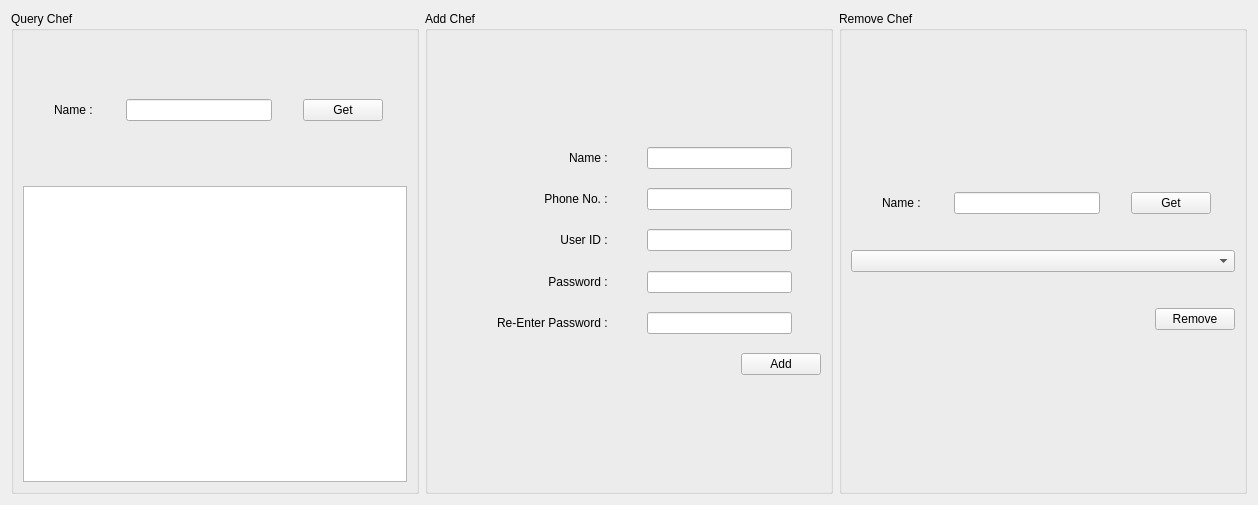
     <widget class="QWidget" name="tab">
      <attribute name="title">
       <string>Manage Chef</string>
      </attribute>
      <layout class="QHBoxLayout" name="horizontalLayout_4" stretch="1,1,1">
       <item>
        <widget class="QGroupBox" name="groupBox_3">
         <property name="title">
          <string>Query Chef</string>
         </property>
         <layout class="QVBoxLayout" name="verticalLayout_10" stretch="3,2,3,15">
          <item>
           <spacer name="verticalSpacer_11">
            <property name="orientation">
             <enum>Qt::Vertical</enum>
            </property>
            <property name="sizeHint" stdset="0">
             <size>
              <width>20</width>
              <height>40</height>
             </size>
            </property>
           </spacer>
          </item>
          <item>
           <layout class="QHBoxLayout" name="horizontalLayout_13" stretch="1,2,1,6,1,2,1">
            <item>
             <spacer name="horizontalSpacer_31">
              <property name="orientation">
               <enum>Qt::Horizontal</enum>
              </property>
              <property name="sizeHint" stdset="0">
               <size>
                <width>40</width>
                <height>20</height>
               </size>
              </property>
             </spacer>
            </item>
            <item>
             <widget class="QLabel" name="label_10">
              <property name="text">
               <string>Name : </string>
              </property>
              <property name="alignment">
               <set>Qt::AlignRight|Qt::AlignTrailing|Qt::AlignVCenter</set>
              </property>
             </widget>
            </item>
            <item>
             <spacer name="horizontalSpacer_32">
              <property name="orientation">
               <enum>Qt::Horizontal</enum>
              </property>
              <property name="sizeHint" stdset="0">
               <size>
                <width>40</width>
                <height>20</height>
               </size>
              </property>
             </spacer>
            </item>
            <item>
             <widget class="QLineEdit" name="le_query_chef">
              <property name="maxLength">
               <number>30</number>
              </property>
             </widget>
            </item>
            <item>
             <spacer name="horizontalSpacer_33">
              <property name="orientation">
               <enum>Qt::Horizontal</enum>
              </property>
              <property name="sizeHint" stdset="0">
               <size>
                <width>40</width>
                <height>20</height>
               </size>
              </property>
             </spacer>
            </item>
            <item>
             <widget class="QPushButton" name="bt_query_get_chef">
              <property name="text">
               <string>Get</string>
              </property>
             </widget>
            </item>
            <item>
             <spacer name="horizontalSpacer_34">
              <property name="orientation">
               <enum>Qt::Horizontal</enum>
              </property>
              <property name="sizeHint" stdset="0">
               <size>
                <width>40</width>
                <height>20</height>
               </size>
              </property>
             </spacer>
            </item>
           </layout>
          </item>
          <item>
           <spacer name="verticalSpacer_12">
            <property name="orientation">
             <enum>Qt::Vertical</enum>
            </property>
            <property name="sizeHint" stdset="0">
             <size>
              <width>20</width>
              <height>40</height>
             </size>
            </property>
           </spacer>
          </item>
          <item>
           <widget class="QTextBrowser" name="tb_chef_list"/>
          </item>
         </layout>
        </widget>
       </item>
       <item>
        <widget class="QGroupBox" name="groupBox_2">
         <property name="title">
          <string>Add Chef</string>
         </property>
         <layout class="QVBoxLayout" name="verticalLayout_9" stretch="8,2,1,2,1,2,1,2,1,2,1,2,8">
          <item>
           <spacer name="verticalSpacer_4">
            <property name="orientation">
             <enum>Qt::Vertical</enum>
            </property>
            <property name="sizeHint" stdset="0">
             <size>
              <width>20</width>
              <height>40</height>
             </size>
            </property>
           </spacer>
          </item>
          <item>
           <layout class="QHBoxLayout" name="horizontalLayout_7" stretch="1,5,1,5,1">
            <item>
             <spacer name="horizontalSpacer_16">
              <property name="orientation">
               <enum>Qt::Horizontal</enum>
              </property>
              <property name="sizeHint" stdset="0">
               <size>
                <width>40</width>
                <height>20</height>
               </size>
              </property>
             </spacer>
            </item>
            <item>
             <widget class="QLabel" name="label_5">
              <property name="text">
               <string>Name : </string>
              </property>
              <property name="alignment">
               <set>Qt::AlignRight|Qt::AlignTrailing|Qt::AlignVCenter</set>
              </property>
             </widget>
            </item>
            <item>
             <spacer name="horizontalSpacer_17">
              <property name="orientation">
               <enum>Qt::Horizontal</enum>
              </property>
              <property name="sizeHint" stdset="0">
               <size>
                <width>40</width>
                <height>20</height>
               </size>
              </property>
             </spacer>
            </item>
            <item>
             <widget class="QLineEdit" name="le_name">
              <property name="maxLength">
               <number>30</number>
              </property>
             </widget>
            </item>
            <item>
             <spacer name="horizontalSpacer_20">
              <property name="orientation">
               <enum>Qt::Horizontal</enum>
              </property>
              <property name="sizeHint" stdset="0">
               <size>
                <width>40</width>
                <height>20</height>
               </size>
              </property>
             </spacer>
            </item>
           </layout>
          </item>
          <item>
           <spacer name="verticalSpacer_5">
            <property name="orientation">
             <enum>Qt::Vertical</enum>
            </property>
            <property name="sizeHint" stdset="0">
             <size>
              <width>20</width>
              <height>40</height>
             </size>
            </property>
           </spacer>
          </item>
          <item>
           <layout class="QHBoxLayout" name="horizontalLayout_8" stretch="1,5,1,5,1">
            <item>
             <spacer name="horizontalSpacer_18">
              <property name="orientation">
               <enum>Qt::Horizontal</enum>
              </property>
              <property name="sizeHint" stdset="0">
               <size>
                <width>40</width>
                <height>20</height>
               </size>
              </property>
             </spacer>
            </item>
            <item>
             <widget class="QLabel" name="label_6">
              <property name="text">
               <string>Phone No. : </string>
              </property>
              <property name="alignment">
               <set>Qt::AlignRight|Qt::AlignTrailing|Qt::AlignVCenter</set>
              </property>
             </widget>
            </item>
            <item>
             <spacer name="horizontalSpacer_19">
              <property name="orientation">
               <enum>Qt::Horizontal</enum>
              </property>
              <property name="sizeHint" stdset="0">
               <size>
                <width>40</width>
                <height>20</height>
               </size>
              </property>
             </spacer>
            </item>
            <item>
             <widget class="QLineEdit" name="le_phone">
              <property name="maxLength">
               <number>10</number>
              </property>
             </widget>
            </item>
            <item>
             <spacer name="horizontalSpacer_21">
              <property name="orientation">
               <enum>Qt::Horizontal</enum>
              </property>
              <property name="sizeHint" stdset="0">
               <size>
                <width>40</width>
                <height>20</height>
               </size>
              </property>
             </spacer>
            </item>
           </layout>
          </item>
          <item>
           <spacer name="verticalSpacer_6">
            <property name="orientation">
             <enum>Qt::Vertical</enum>
            </property>
            <property name="sizeHint" stdset="0">
             <size>
              <width>20</width>
              <height>40</height>
             </size>
            </property>
           </spacer>
          </item>
          <item>
           <layout class="QHBoxLayout" name="horizontalLayout_9" stretch="1,5,1,5,1">
            <item>
             <spacer name="horizontalSpacer_22">
              <property name="orientation">
               <enum>Qt::Horizontal</enum>
              </property>
              <property name="sizeHint" stdset="0">
               <size>
                <width>40</width>
                <height>20</height>
               </size>
              </property>
             </spacer>
            </item>
            <item>
             <widget class="QLabel" name="label_7">
              <property name="text">
               <string>User ID : </string>
              </property>
              <property name="alignment">
               <set>Qt::AlignRight|Qt::AlignTrailing|Qt::AlignVCenter</set>
              </property>
             </widget>
            </item>
            <item>
             <spacer name="horizontalSpacer_23">
              <property name="orientation">
               <enum>Qt::Horizontal</enum>
              </property>
              <property name="sizeHint" stdset="0">
               <size>
                <width>40</width>
                <height>20</height>
               </size>
              </property>
             </spacer>
            </item>
            <item>
             <widget class="QLineEdit" name="le_userid">
              <property name="maxLength">
               <number>30</number>
              </property>
             </widget>
            </item>
            <item>
             <spacer name="horizontalSpacer_24">
              <property name="orientation">
               <enum>Qt::Horizontal</enum>
              </property>
              <property name="sizeHint" stdset="0">
               <size>
                <width>40</width>
                <height>20</height>
               </size>
              </property>
             </spacer>
            </item>
           </layout>
          </item>
          <item>
           <spacer name="verticalSpacer_7">
            <property name="orientation">
             <enum>Qt::Vertical</enum>
            </property>
            <property name="sizeHint" stdset="0">
             <size>
              <width>20</width>
              <height>40</height>
             </size>
            </property>
           </spacer>
          </item>
          <item>
           <layout class="QHBoxLayout" name="horizontalLayout_10" stretch="1,5,1,5,1">
            <item>
             <spacer name="horizontalSpacer_25">
              <property name="orientation">
               <enum>Qt::Horizontal</enum>
              </property>
              <property name="sizeHint" stdset="0">
               <size>
                <width>40</width>
                <height>20</height>
               </size>
              </property>
             </spacer>
            </item>
            <item>
             <widget class="QLabel" name="label_8">
              <property name="text">
               <string>Password : </string>
              </property>
              <property name="alignment">
               <set>Qt::AlignRight|Qt::AlignTrailing|Qt::AlignVCenter</set>
              </property>
             </widget>
            </item>
            <item>
             <spacer name="horizontalSpacer_26">
              <property name="orientation">
               <enum>Qt::Horizontal</enum>
              </property>
              <property name="sizeHint" stdset="0">
               <size>
                <width>40</width>
                <height>20</height>
               </size>
              </property>
             </spacer>
            </item>
            <item>
             <widget class="QLineEdit" name="le_password">
              <property name="maxLength">
               <number>30</number>
              </property>
             </widget>
            </item>
            <item>
             <spacer name="horizontalSpacer_27">
              <property name="orientation">
               <enum>Qt::Horizontal</enum>
              </property>
              <property name="sizeHint" stdset="0">
               <size>
                <width>40</width>
                <height>20</height>
               </size>
              </property>
             </spacer>
            </item>
           </layout>
          </item>
          <item>
           <spacer name="verticalSpacer_8">
            <property name="orientation">
             <enum>Qt::Vertical</enum>
            </property>
            <property name="sizeHint" stdset="0">
             <size>
              <width>20</width>
              <height>40</height>
             </size>
            </property>
           </spacer>
          </item>
          <item>
           <layout class="QHBoxLayout" name="horizontalLayout_11" stretch="1,5,1,5,1">
            <item>
             <spacer name="horizontalSpacer_28">
              <property name="orientation">
               <enum>Qt::Horizontal</enum>
              </property>
              <property name="sizeHint" stdset="0">
               <size>
                <width>40</width>
                <height>20</height>
               </size>
              </property>
             </spacer>
            </item>
            <item>
             <widget class="QLabel" name="label_9">
              <property name="text">
               <string>Re-Enter Password : </string>
              </property>
              <property name="alignment">
               <set>Qt::AlignRight|Qt::AlignTrailing|Qt::AlignVCenter</set>
              </property>
             </widget>
            </item>
            <item>
             <spacer name="horizontalSpacer_29">
              <property name="orientation">
               <enum>Qt::Horizontal</enum>
              </property>
              <property name="sizeHint" stdset="0">
               <size>
                <width>40</width>
                <height>20</height>
               </size>
              </property>
             </spacer>
            </item>
            <item>
             <widget class="QLineEdit" name="le_re_password">
              <property name="maxLength">
               <number>30</number>
              </property>
             </widget>
            </item>
            <item>
             <spacer name="horizontalSpacer_30">
              <property name="orientation">
               <enum>Qt::Horizontal</enum>
              </property>
              <property name="sizeHint" stdset="0">
               <size>
                <width>40</width>
                <height>20</height>
               </size>
              </property>
             </spacer>
            </item>
           </layout>
          </item>
          <item>
           <spacer name="verticalSpacer_9">
            <property name="orientation">
             <enum>Qt::Vertical</enum>
            </property>
            <property name="sizeHint" stdset="0">
             <size>
              <width>20</width>
              <height>40</height>
             </size>
            </property>
           </spacer>
          </item>
          <item>
           <layout class="QHBoxLayout" name="horizontalLayout_12" stretch="10,2">
            <item>
             <spacer name="horizontalSpacer_15">
              <property name="orientation">
               <enum>Qt::Horizontal</enum>
              </property>
              <property name="sizeHint" stdset="0">
               <size>
                <width>40</width>
                <height>20</height>
               </size>
              </property>
             </spacer>
            </item>
            <item>
             <widget class="QPushButton" name="bt_add_chef">
              <property name="text">
               <string>Add</string>
              </property>
             </widget>
            </item>
           </layout>
          </item>
          <item>
           <spacer name="verticalSpacer_10">
            <property name="orientation">
             <enum>Qt::Vertical</enum>
            </property>
            <property name="sizeHint" stdset="0">
             <size>
              <width>20</width>
              <height>40</height>
             </size>
            </property>
           </spacer>
          </item>
         </layout>
        </widget>
       </item>
       <item>
        <widget class="QGroupBox" name="groupBox">
         <property name="title">
          <string>Remove Chef</string>
         </property>
         <layout class="QVBoxLayout" name="verticalLayout_8" stretch="5,2,1,2,1,2,5">
          <item>
           <spacer name="verticalSpacer">
            <property name="orientation">
             <enum>Qt::Vertical</enum>
            </property>
            <property name="sizeHint" stdset="0">
             <size>
              <width>20</width>
              <height>40</height>
             </size>
            </property>
           </spacer>
          </item>
          <item>
           <layout class="QHBoxLayout" name="horizontalLayout_6" stretch="1,2,1,6,1,2,1">
            <item>
             <spacer name="horizontalSpacer_11">
              <property name="orientation">
               <enum>Qt::Horizontal</enum>
              </property>
              <property name="sizeHint" stdset="0">
               <size>
                <width>40</width>
                <height>20</height>
               </size>
              </property>
             </spacer>
            </item>
            <item>
             <widget class="QLabel" name="label_4">
              <property name="text">
               <string>Name : </string>
              </property>
              <property name="alignment">
               <set>Qt::AlignRight|Qt::AlignTrailing|Qt::AlignVCenter</set>
              </property>
             </widget>
            </item>
            <item>
             <spacer name="horizontalSpacer_12">
              <property name="orientation">
               <enum>Qt::Horizontal</enum>
              </property>
              <property name="sizeHint" stdset="0">
               <size>
                <width>40</width>
                <height>20</height>
               </size>
              </property>
             </spacer>
            </item>
            <item>
             <widget class="QLineEdit" name="le_rm_chef">
              <property name="maxLength">
               <number>30</number>
              </property>
             </widget>
            </item>
            <item>
             <spacer name="horizontalSpacer_13">
              <property name="orientation">
               <enum>Qt::Horizontal</enum>
              </property>
              <property name="sizeHint" stdset="0">
               <size>
                <width>40</width>
                <height>20</height>
               </size>
              </property>
             </spacer>
            </item>
            <item>
             <widget class="QPushButton" name="bt_get_rm_chef">
              <property name="text">
               <string>Get</string>
              </property>
             </widget>
            </item>
            <item>
             <spacer name="horizontalSpacer_14">
              <property name="orientation">
               <enum>Qt::Horizontal</enum>
              </property>
              <property name="sizeHint" stdset="0">
               <size>
                <width>40</width>
                <height>20</height>
               </size>
              </property>
             </spacer>
            </item>
           </layout>
          </item>
          <item>
           <spacer name="verticalSpacer_2">
            <property name="orientation">
             <enum>Qt::Vertical</enum>
            </property>
            <property name="sizeHint" stdset="0">
             <size>
              <width>20</width>
              <height>40</height>
             </size>
            </property>
           </spacer>
          </item>
          <item>
           <widget class="QComboBox" name="cb_rm_chef"/>
          </item>
          <item>
           <spacer name="verticalSpacer_13">
            <property name="orientation">
             <enum>Qt::Vertical</enum>
            </property>
            <property name="sizeHint" stdset="0">
             <size>
              <width>20</width>
              <height>40</height>
             </size>
            </property>
           </spacer>
          </item>
          <item>
           <layout class="QHBoxLayout" name="horizontalLayout_5">
            <item>
             <spacer name="horizontalSpacer_35">
              <property name="orientation">
               <enum>Qt::Horizontal</enum>
              </property>
              <property name="sizeHint" stdset="0">
               <size>
                <width>40</width>
                <height>20</height>
               </size>
              </property>
             </spacer>
            </item>
            <item>
             <widget class="QPushButton" name="bt_rm_confirm">
              <property name="text">
               <string>Remove</string>
              </property>
             </widget>
            </item>
           </layout>
          </item>
          <item>
           <spacer name="verticalSpacer_3">
            <property name="orientation">
             <enum>Qt::Vertical</enum>
            </property>
            <property name="sizeHint" stdset="0">
             <size>
              <width>20</width>
              <height>40</height>
             </size>
            </property>
           </spacer>
          </item>
         </layout>
        </widget>
       </item>
      </layout>
     </widget>
